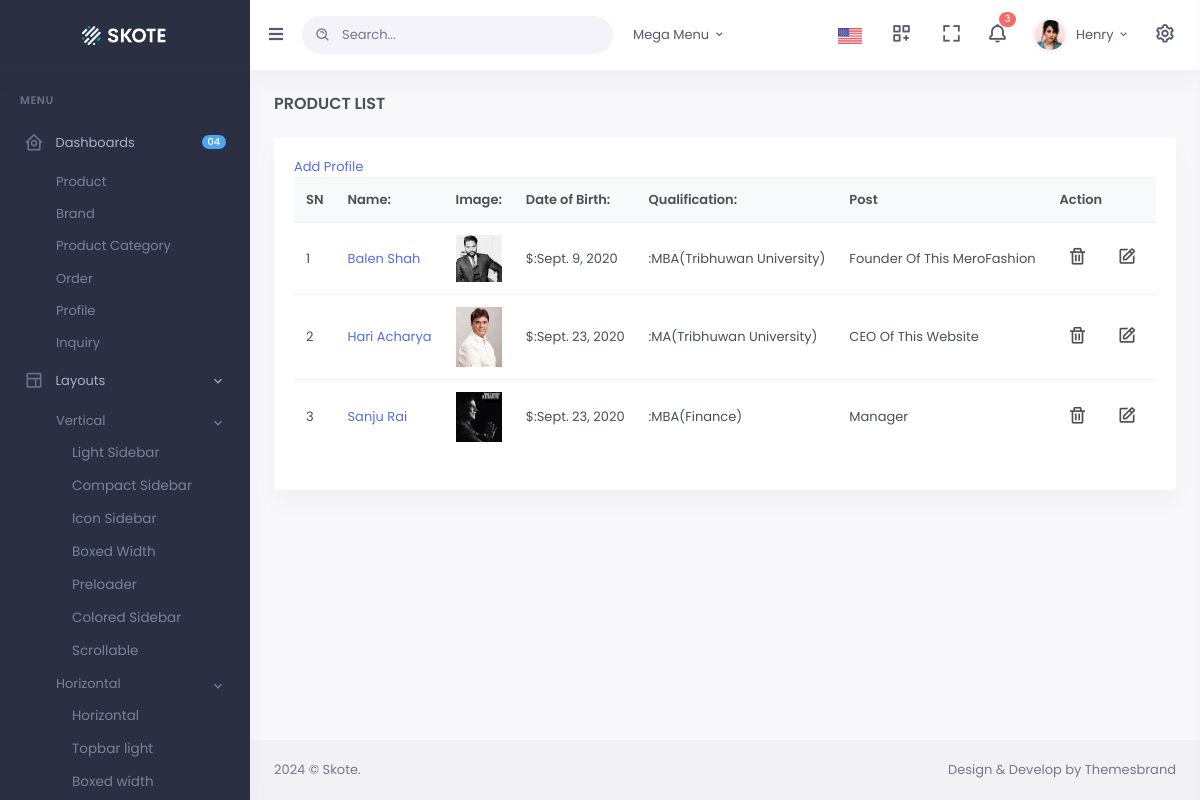
Screenshot of /backend/profile/list with the database file from the repository.
### backendapp/models.py (models this page shows)
class Profile(models.Model):
    image = models.ImageField(upload_to='profile', blank=True,null=True)
    name = models.CharField(max_length=100)
    dob = models.DateField()
    qualification = models.CharField(max_length=200,blank=True,null=True)
    post = models.CharField(max_length=100,)

### backendapp/views.py (the view)
# urls.py: path('profile/list', ProfileListView.as_view(), name='profile_list'),
class ProfileListView(TemplateView):
    template_name = 'admintemplates/profile/list.html'
    def get_context_data(self, **kwargs):
        context = super().get_context_data(**kwargs)
        context['profile_list'] = Profile.objects.all()
        return context

### templates/admintemplates/profile/list.html (shortened to what this page needs)
{% extends "admintemplates/base.html" %}
{% load static %}
{% block mainblock %}
<div class="main-content">
    <div class="page-content">
        <div class="container-fluid">
            <div class="row">
                <div class="col-12">
                    <div class="page-title-box d-flex align-items-center justify-content-between">
                        <h4 class="mb-0 font-size-18">Product List</h4>
                    </div>
                </div>
            </div>
            <div class="row">
                <div class="col-lg-12">
                    <div class="card">
                        <div class="card-body">
                            <div class="table-responsive">
                              <a href="{% url 'backendapp:profile_create' %}">Add Profile</a>
                                <table class="table table-centered table-nowrap table-hover">
                                    <thead class="thead-light">
                                        <tr>
                                            <th scope="col" style="width: 70px;">SN</th>
                                            <th scope="col">Name:</th>
                                            <th scope="col">Image:</th>
                                            <th scope="col">Date of Birth:</th>
                                            <th scope="col">Qualification:</th>
                                            <th scope="col">Post</th>
                                            <th scope="col">Action</th>
                                        </tr>
                                    </thead>
                                    <tbody>
                                        {% for i in profile_list %}
                                            <tr>
                                                <td>{{ forloop.counter }}</td>
                                                <td><a href="">{{ i.name }}</a></td>
                                                <td>
                                                    {% if i.image %}
                                                        <img src="{{ i.image.url }}" class="img-fluid" alt="Image" width="70" height="70">
                                                    {% else %}
                                                        <span>No image available</span>
                                                    {% endif %}
                                                </td>
                                                <td>$:{{ i.dob }}</td>
                                                <td>:{{ i.qualification }}</td>
                                                <td>{{ i.post }}</td>
                                                <td>
                                                    <ul class="list-inline font-size-20 contact-links mb-0">
                                                        <li class="list-inline-item px-2">
                                                            <a href="{% url 'backendapp:profile_delete' i.id %}" data-toggle="tooltip" data-placement="top" title="Delete">
                                                                <i class="bx bx-trash"></i>
                                                            </a>
                                                        </li>
                                                        <li class="list-inline-item px-2">
                                                            <a href="{% url 'backendapp:profile_update' i.id %}" data-toggle="tooltip" data-placement="top" title="Edit">
                                                                <i class="bx bx-edit"></i>
                                                            </a>
                                                        </li>
                                                    </ul>
                                                </td>
                                            </tr>
                                        {% empty %}
                                            <tr>
                                                <td colspan="4" class="text-center">No categories available</td>
                                            </tr>
                                        {% endfor %}
                                    </tbody>
                                </table>
                            </div>
                        </div>
                    </div>
                </div>
            </div>
        </div>
    </div>
    <footer class="footer">
        <div class="container-fluid">
            <div class="row">
                <div class="col-sm-6">
                </div>
                <div class="col-sm-6">
                    <div class="text-sm-right d-none d-sm-block">
                    </div>
                </div>
            </div>
        </div>
    </footer>
</div>
{% endblock %}

### rows the page displays
Profile: name "Balen Shah", image (picture), dob "Sept. 9, 2020", qualification "MBA(Tribhuwan University)", post "Founder Of This MeroFashion"
Profile: name "Hari Acharya", image (picture), dob "Sept. 23, 2020", qualification "MA(Tribhuwan University)", post "CEO Of This Website"
Profile: name "Sanju Rai", image (picture), dob "Sept. 23, 2020", qualification "MBA(Finance)", post "Manager"
